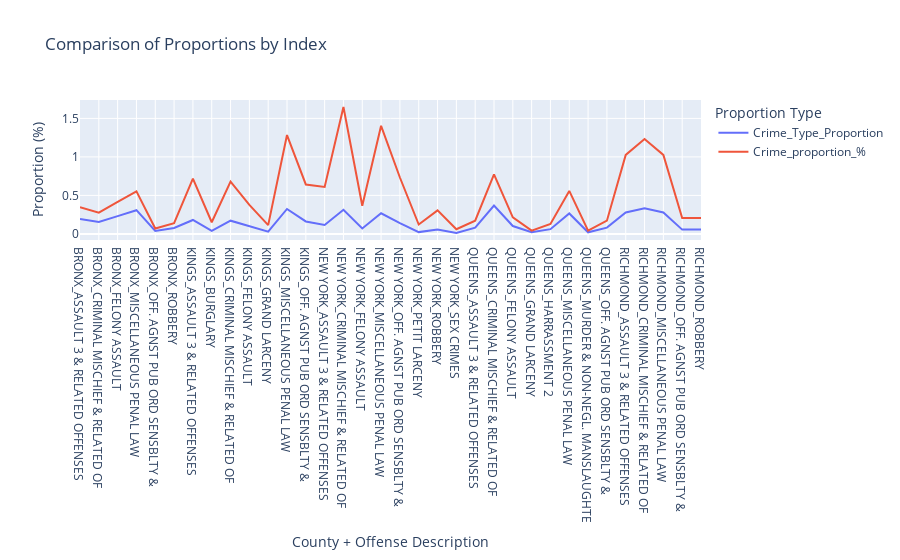

Notebook cell for this chart:
### Code cell
# Create the line plot
compare_data = px.line(
    melted_data, 
    x='Index', 
    y='Value', 
    color='Proportion_Type',  
    title='Comparison of Proportions by Index', 
    labels={
        'Value': 'Proportion (%)',  # Label for the y-axis
        'Proportion_Type': 'Proportion Type',  # Label for the color legend
        'Index': 'County + Offense Description'  # Label for the x-axis
    }
)

# Show the plot
compare_data.show()

### Figure 1 — Plotly figure (JSON) as saved in the notebook; plotly's stock layout.template omitted (floating-point values rounded to 4 significant figures)
{"data": [{"hovertemplate": "Proportion Type=Crime_Type_Proportion<br>County + Offense Description=%{x}<br>Proportion (%)=%{y}<extra></extra>", "legendgroup": "Crime_Type_Proportion", "line": {"color": "#636efa", "dash": "solid"}, "marker": {"symbol": "circle"}, "mode": "lines", "name": "Crime_Type_Proportion", "orientation": "v", "showlegend": true, "type": "scatter", "x": ["BRONX_ASSAULT 3 & RELATED OFFENSES", "BRONX_CRIMINAL MISCHIEF & RELATED OF", "BRONX_FELONY ASSAULT", "BRONX_MISCELLANEOUS PENAL LAW", "BRONX_OFF. AGNST PUB ORD SENSBLTY &", "BRONX_ROBBERY", "KINGS_ASSAULT 3 & RELATED OFFENSES", "KINGS_BURGLARY", "KINGS_CRIMINAL MISCHIEF & RELATED OF", "KINGS_FELONY ASSAULT", "KINGS_GRAND LARCENY", "KINGS_MISCELLANEOUS PENAL LAW", "KINGS_OFF. AGNST PUB ORD SENSBLTY &", "NEW YORK_ASSAULT 3 & RELATED OFFENSES", "NEW YORK_CRIMINAL MISCHIEF & RELATED OF", "NEW YORK_FELONY ASSAULT", "NEW YORK_MISCELLANEOUS PENAL LAW", "NEW YORK_OFF. AGNST PUB ORD SENSBLTY &", "NEW YORK_PETIT LARCENY", "NEW YORK_ROBBERY", "NEW YORK_SEX CRIMES", "QUEENS_ASSAULT 3 & RELATED OFFENSES", "QUEENS_CRIMINAL MISCHIEF & RELATED OF", "QUEENS_FELONY ASSAULT", "QUEENS_GRAND LARCENY", "QUEENS_HARRASSMENT 2", "QUEENS_MISCELLANEOUS PENAL LAW", "QUEENS_MURDER & NON-NEGL. MANSLAUGHTE", "QUEENS_OFF. AGNST PUB ORD SENSBLTY &", "RICHMOND_ASSAULT 3 & RELATED OFFENSES", "RICHMOND_CRIMINAL MISCHIEF & RELATED OF", "RICHMOND_MISCELLANEOUS PENAL LAW", "RICHMOND_OFF. AGNST PUB ORD SENSBLTY &", "RICHMOND_ROBBERY"], "xaxis": "x", "y": [0.1923, 0.1538, 0.2308, 0.3077, 0.03846, 0.07692, 0.181, 0.0381, 0.1714, 0.09524, 0.02857, 0.3238, 0.1619, 0.1163, 0.314, 0.06977, 0.2674, 0.1395, 0.02326, 0.05814, 0.01163, 0.08163, 0.3673, 0.102, 0.02041, 0.06122, 0.2653, 0.02041, 0.08163, 0.2778, 0.3333, 0.2778, 0.05556, 0.05556], "yaxis": "y"}, {"hovertemplate": "Proportion Type=Crime_proportion_%<br>County + Offense Description=%{x}<br>Proportion (%)=%{y}<extra></extra>", "legendgroup": "Crime_proportion_%", "line": {"color": "#EF553B", "dash": "solid"}, "marker": {"symbol": "circle"}, "mode": "lines", "name": "Crime_proportion_%", "orientation": "v", "showlegend": true, "type": "scatter", "x": ["BRONX_ASSAULT 3 & RELATED OFFENSES", "BRONX_CRIMINAL MISCHIEF & RELATED OF", "BRONX_FELONY ASSAULT", "BRONX_MISCELLANEOUS PENAL LAW", "BRONX_OFF. AGNST PUB ORD SENSBLTY &", "BRONX_ROBBERY", "KINGS_ASSAULT 3 & RELATED OFFENSES", "KINGS_BURGLARY", "KINGS_CRIMINAL MISCHIEF & RELATED OF", "KINGS_FELONY ASSAULT", "KINGS_GRAND LARCENY", "KINGS_MISCELLANEOUS PENAL LAW", "KINGS_OFF. AGNST PUB ORD SENSBLTY &", "NEW YORK_ASSAULT 3 & RELATED OFFENSES", "NEW YORK_CRIMINAL MISCHIEF & RELATED OF", "NEW YORK_FELONY ASSAULT", "NEW YORK_MISCELLANEOUS PENAL LAW", "NEW YORK_OFF. AGNST PUB ORD SENSBLTY &", "NEW YORK_PETIT LARCENY", "NEW YORK_ROBBERY", "NEW YORK_SEX CRIMES", "QUEENS_ASSAULT 3 & RELATED OFFENSES", "QUEENS_CRIMINAL MISCHIEF & RELATED OF", "QUEENS_FELONY ASSAULT", "QUEENS_GRAND LARCENY", "QUEENS_HARRASSMENT 2", "QUEENS_MISCELLANEOUS PENAL LAW", "QUEENS_MURDER & NON-NEGL. MANSLAUGHTE", "QUEENS_OFF. AGNST PUB ORD SENSBLTY &", "RICHMOND_ASSAULT 3 & RELATED OFFENSES", "RICHMOND_CRIMINAL MISCHIEF & RELATED OF", "RICHMOND_MISCELLANEOUS PENAL LAW", "RICHMOND_OFF. AGNST PUB ORD SENSBLTY &", "RICHMOND_ROBBERY"], "xaxis": "x", "y": [0.3456, 0.2765, 0.4147, 0.5529, 0.06912, 0.1382, 0.7174, 0.151, 0.6796, 0.3776, 0.1133, 1.284, 0.6419, 0.6104, 1.648, 0.3662, 1.404, 0.7325, 0.1221, 0.3052, 0.06104, 0.1717, 0.7724, 0.2146, 0.04291, 0.1287, 0.5579, 0.04291, 0.1717, 1.026, 1.232, 1.026, 0.2053, 0.2053], "yaxis": "y"}], "layout": {"autosize": true, "legend": {"title": {"text": "Proportion Type"}, "tracegroupgap": 0}, "title": {"text": "Comparison of Proportions by Index"}, "xaxis": {"anchor": "y", "autorange": true, "domain": [0, 1], "range": [0, 33], "title": {"text": "County + Offense Description"}, "type": "category"}, "yaxis": {"anchor": "x", "autorange": true, "domain": [0, 1], "range": [-0.07929, 1.739], "title": {"text": "Proportion (%)"}, "type": "linear"}}}
